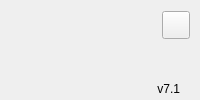
        <widget class="QFrame" name="contentBox">
         <property name="frameShape">
          <enum>QFrame::NoFrame</enum>
         </property>
         <property name="frameShadow">
          <enum>QFrame::Raised</enum>
         </property>
         <layout class="QVBoxLayout" name="verticalLayout_2">
          <property name="spacing">
           <number>0</number>
          </property>
          <property name="leftMargin">
           <number>0</number>
          </property>
          <property name="topMargin">
           <number>0</number>
          </property>
          <property name="rightMargin">
           <number>0</number>
          </property>
          <property name="bottomMargin">
           <number>0</number>
          </property>
          <item>
           <widget class="QFrame" name="contentTopBg">
            <property name="minimumSize">
             <size>
              <width>0</width>
              <height>50</height>
             </size>
            </property>
            <property name="maximumSize">
             <size>
              <width>16777215</width>
              <height>50</height>
             </size>
            </property>
            <property name="frameShape">
             <enum>QFrame::NoFrame</enum>
            </property>
            <property name="frameShadow">
             <enum>QFrame::Raised</enum>
            </property>
            <layout class="QHBoxLayout" name="horizontalLayout">
             <property name="spacing">
              <number>0</number>
             </property>
             <property name="leftMargin">
              <number>0</number>
             </property>
             <property name="topMargin">
              <number>0</number>
             </property>
             <property name="rightMargin">
              <number>10</number>
             </property>
             <property name="bottomMargin">
              <number>0</number>
             </property>
             <item>
              <widget class="QFrame" name="leftBox">
               <property name="sizePolicy">
                <sizepolicy hsizetype="Expanding" vsizetype="Preferred">
                 <horstretch>0</horstretch>
                 <verstretch>0</verstretch>
                </sizepolicy>
               </property>
               <property name="frameShape">
                <enum>QFrame::NoFrame</enum>
               </property>
               <property name="frameShadow">
                <enum>QFrame::Raised</enum>
               </property>
               <layout class="QHBoxLayout" name="horizontalLayout_3">
                <property name="spacing">
                 <number>0</number>
                </property>
                <property name="leftMargin">
                 <number>0</number>
                </property>
                <property name="topMargin">
                 <number>0</number>
                </property>
                <property name="rightMargin">
                 <number>0</number>
                </property>
                <property name="bottomMargin">
                 <number>0</number>
                </property>
               </layout>
              </widget>
             </item>
             <item alignment="Qt::AlignRight">
              <widget class="QFrame" name="rightButtons">
               <property name="minimumSize">
                <size>
                 <width>0</width>
                 <height>28</height>
                </size>
               </property>
               <property name="frameShape">
                <enum>QFrame::NoFrame</enum>
               </property>
               <property name="frameShadow">
                <enum>QFrame::Raised</enum>
               </property>
               <layout class="QHBoxLayout" name="horizontalLayout_2">
                <property name="spacing">
                 <number>5</number>
                </property>
                <property name="leftMargin">
                 <number>0</number>
                </property>
                <property name="topMargin">
                 <number>0</number>
                </property>
                <property name="rightMargin">
                 <number>0</number>
                </property>
                <property name="bottomMargin">
                 <number>0</number>
                </property>
                <item>
                 <widget class="QPushButton" name="closeAppBtn">
                  <property name="minimumSize">
                   <size>
                    <width>28</width>
                    <height>28</height>
                   </size>
                  </property>
                  <property name="maximumSize">
                   <size>
                    <width>28</width>
                    <height>28</height>
                   </size>
                  </property>
                  <property name="cursor">
                   <cursorShape>PointingHandCursor</cursorShape>
                  </property>
                  <property name="toolTip">
                   <string>Close</string>
                  </property>
                  <property name="text">
                   <string/>
                  </property>
                  <property name="icon">
                   <iconset resource="resources.qrc">
                    <normaloff>:/icons/images/icons/icon_close.png</normaloff>:/icons/images/icons/icon_close.png</iconset>
                  </property>
                  <property name="iconSize">
                   <size>
                    <width>20</width>
                    <height>20</height>
                   </size>
                  </property>
                 </widget>
                </item>
               </layout>
              </widget>
             </item>
            </layout>
           </widget>
          </item>
          <item>
           <widget class="QFrame" name="contentBottom">
            <property name="frameShape">
             <enum>QFrame::NoFrame</enum>
            </property>
            <property name="frameShadow">
             <enum>QFrame::Raised</enum>
            </property>
            <layout class="QVBoxLayout" name="verticalLayout_6">
             <property name="spacing">
              <number>0</number>
             </property>
             <property name="leftMargin">
              <number>0</number>
             </property>
             <property name="topMargin">
              <number>0</number>
             </property>
             <property name="rightMargin">
              <number>0</number>
             </property>
             <property name="bottomMargin">
              <number>0</number>
             </property>
             <item>
              <widget class="QFrame" name="content">
               <property name="frameShape">
                <enum>QFrame::NoFrame</enum>
               </property>
               <property name="frameShadow">
                <enum>QFrame::Raised</enum>
               </property>
               <layout class="QHBoxLayout" name="horizontalLayout_4">
                <property name="spacing">
                 <number>0</number>
                </property>
                <property name="leftMargin">
                 <number>0</number>
                </property>
                <property name="topMargin">
                 <number>0</number>
                </property>
                <property name="rightMargin">
                 <number>0</number>
                </property>
                <property name="bottomMargin">
                 <number>0</number>
                </property>
                <item>
                 <widget class="QFrame" name="pagesContainer">
                  <property name="styleSheet">
                   <string notr="true"/>
                  </property>
                  <property name="frameShape">
                   <enum>QFrame::NoFrame</enum>
                  </property>
                  <property name="frameShadow">
                   <enum>QFrame::Raised</enum>
                  </property>
                  <widget class="QStackedWidget" name="stackedWidget">
                   <property name="geometry">
                    <rect>
                     <x>10</x>
                     <y>10</y>
                     <width>941</width>
                     <height>661</height>
                    </rect>
                   </property>
                   <property name="styleSheet">
                    <string notr="true">background: transparent;</string>
                   </property>
                   <property name="currentIndex">
                    <number>2</number>
                   </property>
                   <widget class="QWidget" name="Home_Window">
                    <property name="styleSheet">
                     <string notr="true"/>
                    </property>
                   </widget>
                   <widget class="QWidget" name="widgets">
                    <property name="styleSheet">
                     <string notr="true">b</string>
                    </property>
                   </widget>
                   <widget class="QWidget" name="estepa">
                    <layout class="QVBoxLayout" name="verticalLayout">
                     <item>
                      <layout class="QHBoxLayout" name="horizontalLayout_13">
                       <item>
                        <layout class="QGridLayout" name="gridLayout">
                         <item row="0" column="0">
                          <spacer name="horizontalSpacer">
                           <property name="orientation">
                            <enum>Qt::Horizontal</enum>
                           </property>
                           <property name="sizeType">
                            <enum>QSizePolicy::Fixed</enum>
                           </property>
                           <property name="sizeHint" stdset="0">
                            <size>
                             <width>250</width>
                             <height>20</height>
                            </size>
                           </property>
                          </spacer>
                         </item>
                         <item row="0" column="1">
                          <layout class="QVBoxLayout" name="verticalLayout_29">
                           <item>
                            <widget class="QLabel" name="label_2">
                             <property name="minimumSize">
                              <size>
                               <width>400</width>
                               <height>120</height>
                              </size>
                             </property>
                             <property name="maximumSize">
                              <size>
                               <width>400</width>
                               <height>120</height>
                              </size>
                             </property>
                             <property name="styleSheet">
                              <string notr="true">
font: 75 72pt &quot;MS Shell Dlg 2&quot;;</string>
                             </property>
                             <property name="text">
                              <string>ESTEPA</string>
                             </property>
                             <property name="alignment">
                              <set>Qt::AlignCenter</set>
                             </property>
                            </widget>
                           </item>
                           <item>
                            <widget class="QLabel" name="pic_esepa">
                             <property name="minimumSize">
                              <size>
                               <width>400</width>
                               <height>280</height>
                              </size>
                             </property>
                             <property name="maximumSize">
                              <size>
                               <width>400</width>
                               <height>280</height>
                              </size>
                             </property>
                             <property name="styleSheet">
                              <string notr="true">image: url(:/images/images/images/PyDracula_vertical.png);</string>
                             </property>
                             <property name="text">
                              <string/>
                             </property>
                            </widget>
                           </item>
                           <item>
                            <layout class="QVBoxLayout" name="verticalLayout_3"/>
                           </item>
                           <item>
                            <widget class="QLabel" name="lbl_name">
                             <property name="minimumSize">
                              <size>
                               <width>400</width>
                               <height>20</height>
                              </size>
                             </property>
                             <property name="maximumSize">
                              <size>
                               <width>400</width>
                               <height>20</height>
                              </size>
                             </property>
                             <property name="text">
                              <string>USER NAME / MAIL</string>
                             </property>
                             <property name="alignment">
                              <set>Qt::AlignCenter</set>
                             </property>
                            </widget>
                           </item>
                           <item>
                            <widget class="QTextEdit" name="txt_name">
                             <property name="minimumSize">
                              <size>
                               <width>400</width>
                               <height>30</height>
                              </size>
                             </property>
                             <property name="maximumSize">
                              <size>
                               <width>400</width>
                               <height>30</height>
                              </size>
                             </property>
                             <property name="styleSheet">
                              <string notr="true">background-color: rgb(33, 37, 43);</string>
                             </property>
                            </widget>
                           </item>
                           <item>
                            <widget class="QLabel" name="lbl_password">
                             <property name="minimumSize">
                              <size>
                               <width>400</width>
                               <height>20</height>
                              </size>
                             </property>
                             <property name="maximumSize">
                              <size>
                               <width>400</width>
                               <height>20</height>
                              </size>
                             </property>
                             <property name="text">
                              <string>PASSWORD</string>
                             </property>
                             <property name="alignment">
                              <set>Qt::AlignCenter</set>
                             </property>
                            </widget>
                           </item>
                           <item>
                            <widget class="QTextEdit" name="txt_password">
                             <property name="minimumSize">
                              <size>
                               <width>400</width>
                               <height>30</height>
                              </size>
                             </property>
                             <property name="maximumSize">
                              <size>
                               <width>400</width>
                               <height>30</height>
                              </size>
                             </property>
                             <property name="styleSheet">
                              <string notr="true">background-color: rgb(33, 37, 43);</string>
                             </property>
                            </widget>
                           </item>
                           <item>
                            <widget class="QLabel" name="btn_login">
                             <property name="minimumSize">
                              <size>
                               <width>400</width>
                               <height>40</height>
                              </size>
                             </property>
                             <property name="maximumSize">
                              <size>
                               <width>400</width>
                               <height>40</height>
                              </size>
                             </property>
                             <property name="font">
                              <font>
                               <family>Segoe UI</family>
                               <pointsize>20</pointsize>
                               <weight>87</weight>
                               <italic>false</italic>
                               <bold>true</bold>
                              </font>
                             </property>
                             <property name="cursor">
                              <cursorShape>PointingHandCursor</cursorShape>
                             </property>
                             <property name="styleSheet">
                              <string notr="true">font: 700 20pt &quot;Segoe UI&quot;;</string>
                             </property>
                             <property name="text">
                              <string>LOG IN</string>
                             </property>
                             <property name="alignment">
                              <set>Qt::AlignHCenter|Qt::AlignTop</set>
                             </property>
                            </widget>
                           </item>
                           <item>
                            <widget class="QLabel" name="btn_guest">
                             <property name="maximumSize">
                              <size>
                               <width>400</width>
                               <height>20</height>
                              </size>
                             </property>
                             <property name="cursor">
                              <cursorShape>PointingHandCursor</cursorShape>
                             </property>
                             <property name="styleSheet">
                              <string notr="true">color: rgb(113, 126, 149);</string>
                             </property>
                             <property name="lineWidth">
                              <number>1</number>
                             </property>
                             <property name="text">
                              <string>LOG IN AS A GUEST</string>
                             </property>
                             <property name="alignment">
                              <set>Qt::AlignCenter</set>
                             </property>
                            </widget>
                           </item>
                           <item>
                            <spacer name="verticalSpacer">
                             <property name="orientation">
                              <enum>Qt::Vertical</enum>
                             </property>
                             <property name="sizeHint" stdset="0">
                              <size>
                               <width>20</width>
                               <height>40</height>
                              </size>
                             </property>
                            </spacer>
                           </item>
                          </layout>
                         </item>
                         <item row="0" column="2">
                          <spacer name="horizontalSpacer_2">
                           <property name="orientation">
                            <enum>Qt::Horizontal</enum>
                           </property>
                           <property name="sizeType">
                            <enum>QSizePolicy::Fixed</enum>
                           </property>
                           <property name="sizeHint" stdset="0">
                            <size>
                             <width>250</width>
                             <height>20</height>
                            </size>
                           </property>
                          </spacer>
                         </item>
                        </layout>
                       </item>
                      </layout>
                     </item>
                    </layout>
                   </widget>
                   <widget class="QWidget" name="consult_estepa"/>
                   <widget class="QWidget" name="inbase">
                    <layout class="QVBoxLayout" name="verticalLayout_23"/>
                   </widget>
                   <widget class="QWidget" name="page_results"/>
                  </widget>
                 </widget>
                </item>
                <item>
                 <widget class="QFrame" name="extraRightBox">
                  <property name="minimumSize">
                   <size>
                    <width>0</width>
                    <height>0</height>
                   </size>
                  </property>
                  <property name="maximumSize">
                   <size>
                    <width>0</width>
                    <height>16777215</height>
                   </size>
                  </property>
                  <property name="frameShape">
                   <enum>QFrame::NoFrame</enum>
                  </property>
                  <property name="frameShadow">
                   <enum>QFrame::Raised</enum>
                  </property>
                  <layout class="QVBoxLayout" name="verticalLayout_7">
                   <property name="spacing">
                    <number>0</number>
                   </property>
                   <property name="leftMargin">
                    <number>0</number>
                   </property>
                   <property name="topMargin">
                    <number>0</number>
                   </property>
                   <property name="rightMargin">
                    <number>0</number>
                   </property>
                   <property name="bottomMargin">
                    <number>0</number>
                   </property>
                   <item>
                    <widget class="QFrame" name="themeSettingsTopDetail">
                     <property name="maximumSize">
                      <size>
                       <width>16777215</width>
                       <height>3</height>
                      </size>
                     </property>
                     <property name="frameShape">
                      <enum>QFrame::NoFrame</enum>
                     </property>
                     <property name="frameShadow">
                      <enum>QFrame::Raised</enum>
                     </property>
                    </widget>
                   </item>
                   <item>
                    <widget class="QFrame" name="contentSettings">
                     <property name="frameShape">
                      <enum>QFrame::NoFrame</enum>
                     </property>
                     <property name="frameShadow">
                      <enum>QFrame::Raised</enum>
                     </property>
                     <layout class="QVBoxLayout" name="verticalLayout_13">
                      <property name="spacing">
                       <number>0</number>
                      </property>
                      <property name="leftMargin">
                       <number>0</number>
                      </property>
                      <property name="topMargin">
                       <number>0</number>
                      </property>
                      <property name="rightMargin">
                       <number>0</number>
                      </property>
                      <property name="bottomMargin">
                       <number>0</number>
                      </property>
                     </layout>
                    </widget>
                   </item>
                  </layout>
                 </widget>
                </item>
               </layout>
              </widget>
             </item>
             <item>
              <widget class="QFrame" name="bottomBar">
               <property name="minimumSize">
                <size>
                 <width>0</width>
                 <height>22</height>
                </size>
               </property>
               <property name="maximumSize">
                <size>
                 <width>16777215</width>
                 <height>22</height>
                </size>
               </property>
               <property name="frameShape">
                <enum>QFrame::NoFrame</enum>
               </property>
               <property name="frameShadow">
                <enum>QFrame::Raised</enum>
               </property>
               <layout class="QHBoxLayout" name="horizontalLayout_5">
                <property name="spacing">
                 <number>0</number>
                </property>
                <property name="leftMargin">
                 <number>0</number>
                </property>
                <property name="topMargin">
                 <number>0</number>
                </property>
                <property name="rightMargin">
                 <number>0</number>
                </property>
                <property name="bottomMargin">
                 <number>0</number>
                </property>
                <item>
                 <widget class="QLabel" name="version">
                  <property name="text">
                   <string>v7.1</string>
                  </property>
                  <property name="alignment">
                   <set>Qt::AlignRight|Qt::AlignTrailing|Qt::AlignVCenter</set>
                  </property>
                 </widget>
                </item>
                <item>
                 <widget class="QFrame" name="frame_size_grip">
                  <property name="minimumSize">
                   <size>
                    <width>20</width>
                    <height>0</height>
                   </size>
                  </property>
                  <property name="maximumSize">
                   <size>
                    <width>20</width>
                    <height>16777215</height>
                   </size>
                  </property>
                  <property name="frameShape">
                   <enum>QFrame::NoFrame</enum>
                  </property>
                  <property name="frameShadow">
                   <enum>QFrame::Raised</enum>
                  </property>
                 </widget>
                </item>
               </layout>
              </widget>
             </item>
            </layout>
           </widget>
          </item>
         </layout>
        </widget>
